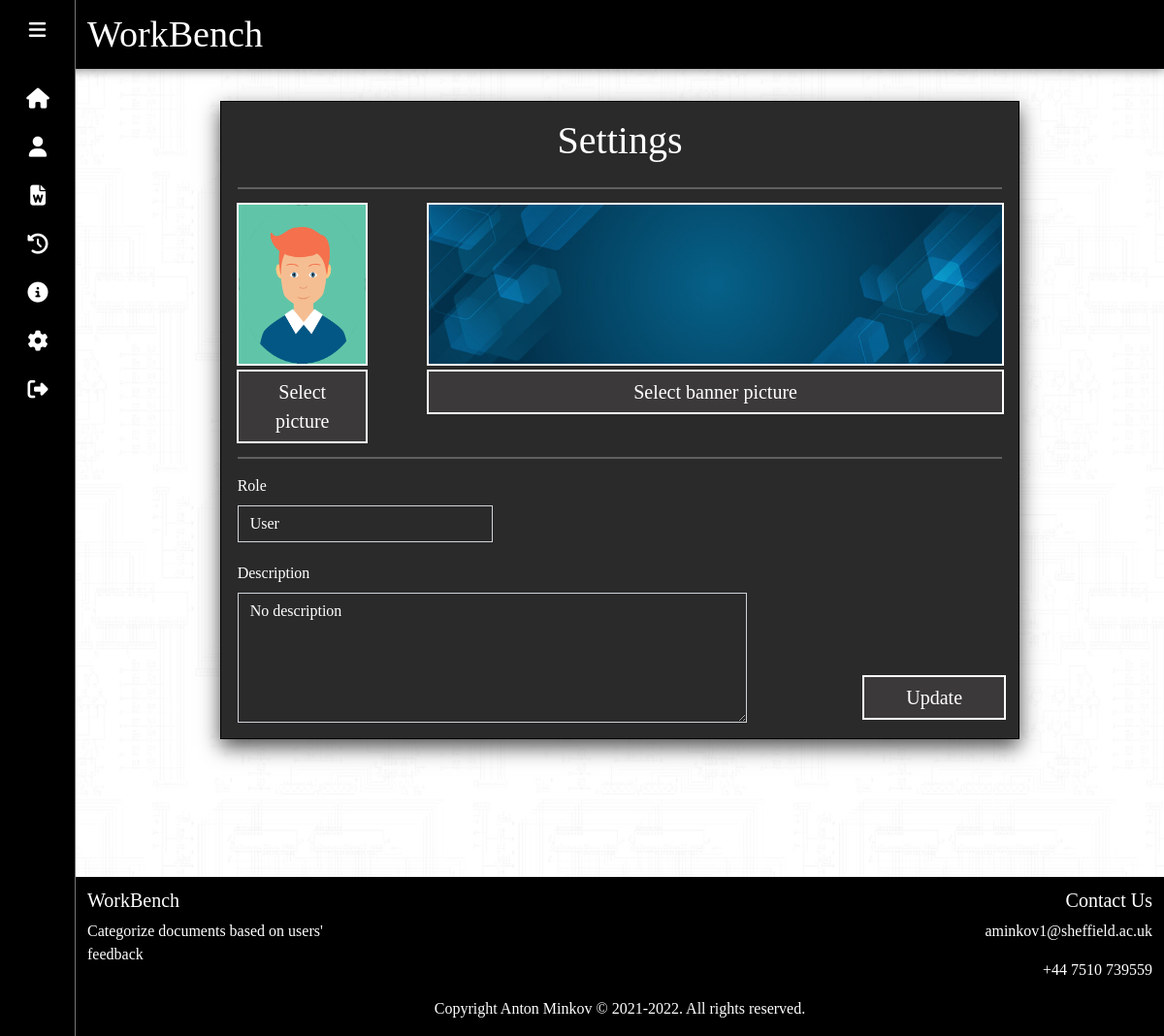
The app's page /app/account/settings/ (signed in) with its own data.
### workbench/models.py (models this page shows, shortened)
class Profile(models.Model):
    user_id = models.ForeignKey(settings.AUTH_USER_MODEL, on_delete=models.CASCADE, blank=False,  null=False)
    profile_username = models.CharField(max_length=50, blank=False, null=False, default='temp_username')
    role = models.CharField(max_length=50, blank=True, null=False)
    description = models.CharField(max_length=300, blank=True, null=True)
    created_on = models.DateTimeField(auto_now=False, default=datetime.datetime.now)
    profile_pic = models.FileField(upload_to='images/', default='images/avatar2.png')
    banner_pic = models.FileField(upload_to='images/', default='images/banner1.jpg')
    documents_screened = models.IntegerField(default=0)

### workbench/views.py (the view, shortened to what this page needs)
# urls.py: path('account/settings/', views.settingsController, name='settings'),
def settingsController(request):
  if request.user.is_authenticated:
    profile = Profile.objects.get(user_id=request.user)
    user = request.user
    context_dict = {
      "profile" : profile,
      "user" : user,
    }
    return render(request, 'settings.html', context=context_dict)
  else:
    return redirect('/')

### workbench/templates/settings.html (shortened to what this page needs)
{% load static %}
<!DOCTYPE html>
  <html>
    <head>
      <link href="https://cdn.jsdelivr.net/npm/bootstrap@5.1.1/dist/css/bootstrap.min.css" rel="stylesheet">
      <link rel="stylesheet" href="/static/workbench/css/general.css">
      <link rel="stylesheet" href="/static/workbench/css/global.css">
      <link rel="stylesheet" href="/static/workbench/css/settings.css">
    </head>
    <nav class="navbar navbar-light navbar_custom" style="background-color: #000000;">
      <div class="container-fluid">
        <p class="center_nav_brand">
          <a href="{% url 'homepage' %}" class="navbar-brand brand_custom">WorkBench</a>
        </p>
      </div>
    </nav>
    <body>
      <div class="container-fluid container_min_viewport">
        <div class="sidebar">
          <div class="logo_content">
            <i class="fas fa-bars" id="btn"></i>
          </div>
          <ul class="nav_list">
            <li>
              <a href="{% url 'homepage' %}">
                <i class="fas fa-home"></i>
              </a>
            </li>
            <li>
              <a href="{% url 'account' %}">
                <i class="fas fa-user"></i>
              </a>
            </li>
            <li>
              <a href="{% url 'documents' %}">
                <i class="fas fa-file-word"></i>
              </a>
            </li>
            <li>
              <a href="{% url 'history' %}">
                <i class="fas fa-history"></i>
              </a>
            </li>
            <li>
              <a href="{% url 'info' %}">
                <i class="fas fa-info-circle"></i>
              </a>
            </li>
            <li>
              <a href="{% url 'settings' %}">
                <i class="fas fa-cog"></i>
              </a>
            </li>
            <li>
              <a href="{% url 'index' %}">
                <i class="fas fa-sign-out-alt"></i>
              </a>
            </li>
          </ul>
        </div>
        <div class="page_content">
          <div class="standard_gray_div_shadow container_custom force_size">
            <div class="row row_no_gutter mt-3">
              <div class="col-lg-12 col-md-12 col-sm-12 col-xs-12">
                <h1 class="text-white center_text">Settings</h1>
              </div>
            </div>
            <hr class="header_separator">
            <form class="update_profile_form margin_left_2p margin_right_2p" method="POST" runat="server" enctype="multipart/form-data">
              <div class="row row_no_gutter mt-3 profile_images_div">
                <div class="col-lg-2 col-md-3 col-sm-12 col-xs-12">
                  <div class="image_force_size_2">
                    <img class="avatar" id="image_display_1" src={{ profile.profile_pic.url }} alt="Profile picture" />
                  </div>
                  <label class="margin_left_1p" for="imgInput1"><span>Select picture</span></label>
                </div>
                <div class="col-lg-1 col-md-1 col-sm-0 col-xs-0">
                </div>
                <div class="col-lg-9 col-md-9 col-sm-12 col-xs-12">
                  <div class="image_force_size_1">
                    <img class="banner" id="image_display_2" src={{ profile.banner_pic.url }} alt="Banner picture" />
                  </div>
                  <label for="imgInput2"><span>Select banner picture</span></label>
                </div>
              </div>
              <hr class="header_separator margin_left_0p no_right_margin">
              <div class="row row_no_gutter mt-3">
                <div class="col-lg-4 col-md-6 col-sm-12 col-xs-12">
                  <div class="mb-3">
                    <label for="profileRoleForm" class="form-label text-white">Role</label>
                    <input name="profile_role" type="text" class="form-control rectangle_border bg_dark_gray search_input_nav" id="profileRoleForm" aria-describedby="profileRoleHelp" value={{ profile.role }}>
                  </div>
                </div>
              </div>
              <div class="row row_no_gutter mt-1">
                <div class="col-lg-8 col-md-8 col-sm-12 col-xs-12">
                  <div class="mb-3">
                    <label for="profileDescriptionForm" class="form-label text-white">Description</label>
                    <textarea name="profile_description" class="form-control rectangle_border bg_dark_gray search_input_nav" rows="5" id="profileDescriptionForm" aria-describedby="profileDescriptionHelp">{{ profile.description }}</textarea>
                  </div>
                </div>
              </div>
              <div class="row update_profile_button update_div">
                <button name="update_profile" class="btn button_white rectangle_border search_button_nav col-lg-12 col-md-12 col-sm-12 col-xs-12 update_profile_button" type="submit">Update</button>
              </div>
            </form>
          </div>
        </div>
      </div>
      <footer id="footer" class="footer-1 bg_black text_white">
        <div class="main-footer widgets-dark typo-light text_white">
          <div class="container">
            <div class="row">
              <div class="col footer_description">
                <div class="widget subscribe no-box">
                  <h5 class="widget-title">WorkBench</h5>
                    <p class="text_white">Categorize documents based on users' feedback </p>
                </div>
              </div>
              <div class="col">
              </div>
              <div class="col">
              </div>
              <div class="col footer_contact">
                <div class="widget no-box">
                  <h5 class="widget-title">Contact Us</h5>
                    <p class="text_white">aminkov1@sheffield.ac.uk</p>
                    <p class="text_white">+44 7510 739559</p>
                </div>
              </div>
            </div>
          </div>
        </div>
        <div class="footer-copyright">
          <div class="container">
            <div class="row">
              <div class="col-md-12 text-center">
                <p class="text_white">Copyright Anton Minkov © 2021-2022. All rights reserved.</p>
              </div>
            </div>
          </div>
        </div>
      </footer>
    </body>
  </html>

### workbench/static/workbench/css/global.css (style rules this page uses)
body { background-image: url('/static/workbench/images/white.jpg'); font-family: "Garmond" }
.rectangle_border { border-radius: 0rem; }
.center_text { text-align: center; }
.margin_right_2p { margin-right: 2%; }
.margin_left_0p { margin-left: 0% !important; }
.margin_left_1p { margin-left: 1% !important; }
.margin_left_2p { margin-left: 2% !important; }
.bg_dark_gray { background-color: rgb(43, 42, 42); color: white; }
button.btn { font-size: 1.10rem; border-radius: 0rem; background-color: rgb(59, 57, 57); border: 2px solid white; color: white; box-shadow: none; outline: 0; }
.navbar_custom { box-shadow: 0px 0px 10px 1px rgb(0 0 0 / 50%); }
.no_right_margin { margin-right:0; }
.standard_gray_div_shadow { background-color: rgb(43, 42, 42); box-shadow: 0 8px 20px rgba(255, 255, 255, 0.7); border: 1px solid rgb(255, 255, 255); }
.row_no_gutter { --bs-gutter-x: 0rem; }

### workbench/static/workbench/css/settings.css (style rules this page uses)
.container_custom { margin: auto; margin-top: 3%; box-shadow: 0 8px 20px rgba(0, 0, 0, 0.7); border: 1px solid black; position: relative; }
.force_size { width: 75% !important; min-height: 72vh; }
.header_separator { height: 1px; background-color: rgb(255, 255, 255); border: 1px solid white; margin-left: 2%; margin-right: 2%; }
.update_div { position: absolute; right: 3%; bottom: 3%; width: 18%; }
.image_force_size_1 { background-color: rgb(46, 44, 44); width: 100% !important; min-height: 20.5vh; height: 20.5vh; max-height: 20.5vh; overflow: hidden; display: flex; outline: 2px solid white; margin-top: 0%; margin-bottom: 8px; }
img.banner { max-width: inherit; max-height: inherit; height: inherit; width: inherit; object-fit: cover; }
.update_profile_button { font-size: 20px !important; }
.image_force_size_2 { background-color: rgb(46, 44, 44); width: 100% !important; height: 20.5vh; overflow: hidden; display: flex; outline: 2px solid white; margin-left: 1%; margin-top: 0%; margin-bottom: 8px; }
img.avatar { width: 100%; height: 100%; object-fit: fill }
.no_right_margin { margin-right: 0% !important; }
.input_file + label { width: 100% !important; text-align: center; font-size: 1.25rem; border-radius: 0rem; background-color: rgb(59, 57, 57); outline: 2px solid white; color: white; box-shadow: none; padding: 0.375rem 0.75rem; transition: color .15s ease-in-out,background-color .15s ease-in-out,border-color .15s ease-in-out,box-shadow .15s ease-in-out; -webkit-appearance: button; vertical-align:middle; display: inline-block; }
.input_file + label { cursor: pointer; }
.input_file_2 + label { width: 100% !important; text-align: center; font-size: 1.25rem; border-radius: 0rem; background-color: rgb(59, 57, 57); outline: 2px solid white; color: white; box-shadow: none; padding: 0.375rem 0.75rem; transition: color .15s ease-in-out,background-color .15s ease-in-out,border-color .15s ease-in-out,box-shadow .15s ease-in-out; -webkit-appearance: button; vertical-align:middle; display: inline-block; }
.input_file_2 + label { cursor: pointer; }

### records on screen
Profile: profile_pic (picture), banner_pic (picture), profile_role "User", profile_description "No description"
